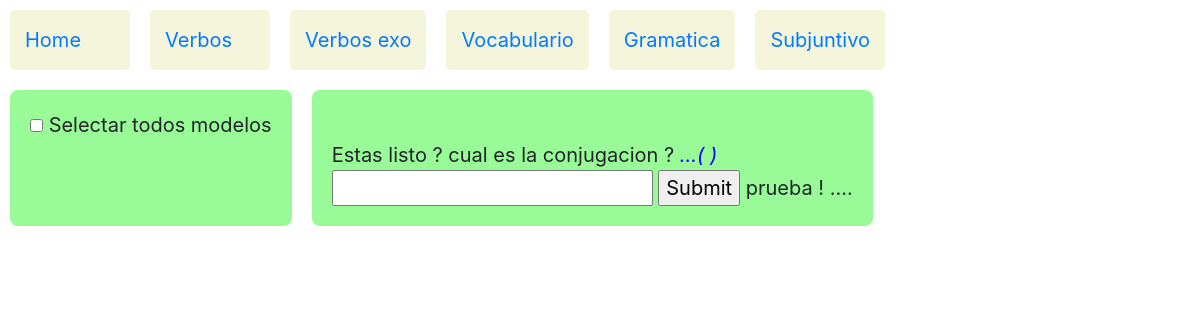
The page /verbos/subjuntivo/3085/3085 on the database as committed earlier.
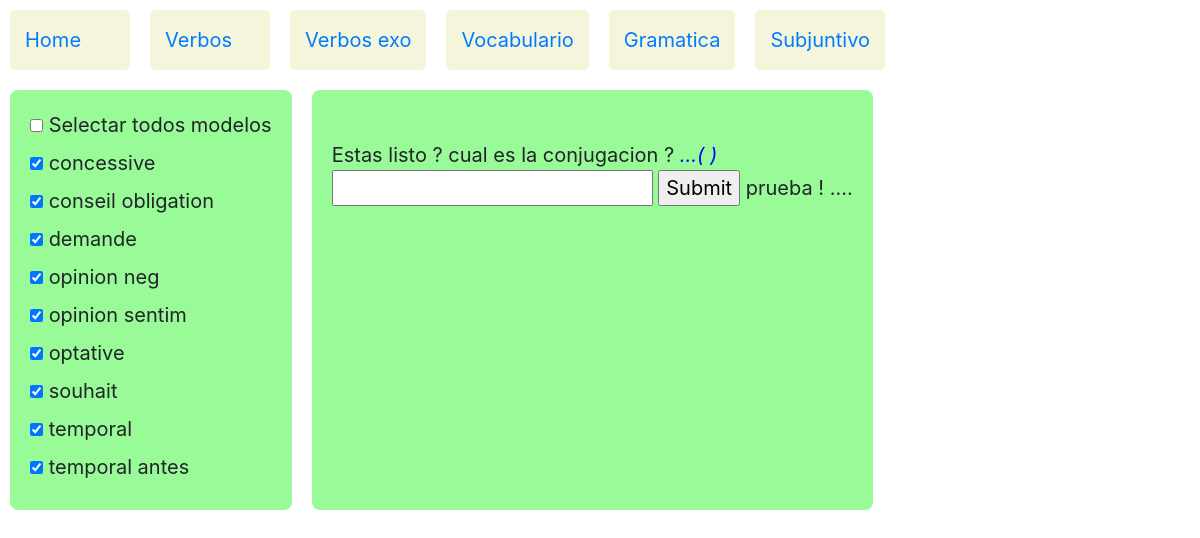
The same page on the database as committed later.
### verbos/models.py (models this page shows)
class Sub_modelo(models.Model):
    sub_modelo= models.CharField(max_length=30,null=True)
    sub_modelo_seq=models.IntegerField(null=True)
    def __str__(self):
        return self.sub_modelo

### verbos/views.py (the view, shortened to what this page needs)
# urls.py: path('subjuntivo/',views.subjuntivo,name='subjuntivo'),
def subjuntivo(request,id1,id2):
    titre="Conversaciones francés - español"
    texto="Francés aprendiendo español propone conversaciones mitad en francés / mitad en español a alguno/a que tiene español como lengua materna (para mejorar el nivel de los dos alumnos…). Propongo hacerlo una vez cada semana, durante hasta una hora ( Vivo en Paris 19ieme y soy un hombre adulto ). "
    mail = "kutta75@gmail.com"
    fecha = "01/07/2021"
    if request.method =="GET":
        princ="Estas listo ?"
        conjugacion=" prueba !"
        conj=" cual es la conjugacion ? "
    modelos=Sub_modelo.objects.all()
    jsmodelos=jslist(modelos)
    context= {
            "titre" : titre ,
            "texto" : texto ,
            "fecha" : fecha,
            "mail" : mail ,
            "conj" : conj ,
            "princ" : princ,
            "jsmodelos" : jsmodelos ,
            "modelos" : modelos,
            "conjugacion" : conjugacion
            }
    return render(request,"verbos/subjuntivo.html",context)

### verbos/views.py (called while the page is built)
def jslist(myqueryset):
    jstname=myqueryset.model.__name__
    jstlst=[]
    for item in myqueryset:
        jstlst.append([jstname,item.id])
    return jstlst

### verbos/templates/verbos/subjuntivo.html (shortened to what this page needs)
{% extends 'verbos/layout.html' %}
{% block body1 %}
	<form action= "{% url 'subjuntivo' id1='10' id2='20' %}"  method ="post">
	<div id="container" >
		<div>
			<input type="checkbox" data-type="modelo" id="modelo" name="checktodos" >
			<label for="modelo"> Selectar todos modelos  </label>
			<br>
			{% for modelo in modelos %}
			<input type="checkbox" id="Sub_modelo-{{modelo.id}}"  name="modelo"  data-storage="true" value="{{modelo.id}}"  >
			<label for="Sub_modelo-{{modelo.id}}"> {{modelo}}   </label>
			<br>
			{% endfor %}
		</div>
		<div>
			<br>  {{princ}} {{ conj}} {{ conjugacion.pronombre }}  <span class="exemple">...( {{ conjugacion.verbo }} ) </span> <br>
			<input autofocus id="myrespuesta" type="text" name="respuesta" autocapitalize=off>
	<input type="submit" value="Submit"> </input>
			{{ conjugacion }}  ....
		</div>
	</div>
	</form>
{% endblock %}

Rows that differ between the two databases and show on the page:
added Sub_modelo: sub_modelo "concessive"
added Sub_modelo: sub_modelo "conseil obligation"
added Sub_modelo: sub_modelo "demande"
added Sub_modelo: sub_modelo "opinion neg"
added Sub_modelo: sub_modelo "opinion sentim"
added Sub_modelo: sub_modelo "optative"
added Sub_modelo: sub_modelo "souhait"
added Sub_modelo: sub_modelo "temporal"
added Sub_modelo: sub_modelo "temporal antes"
